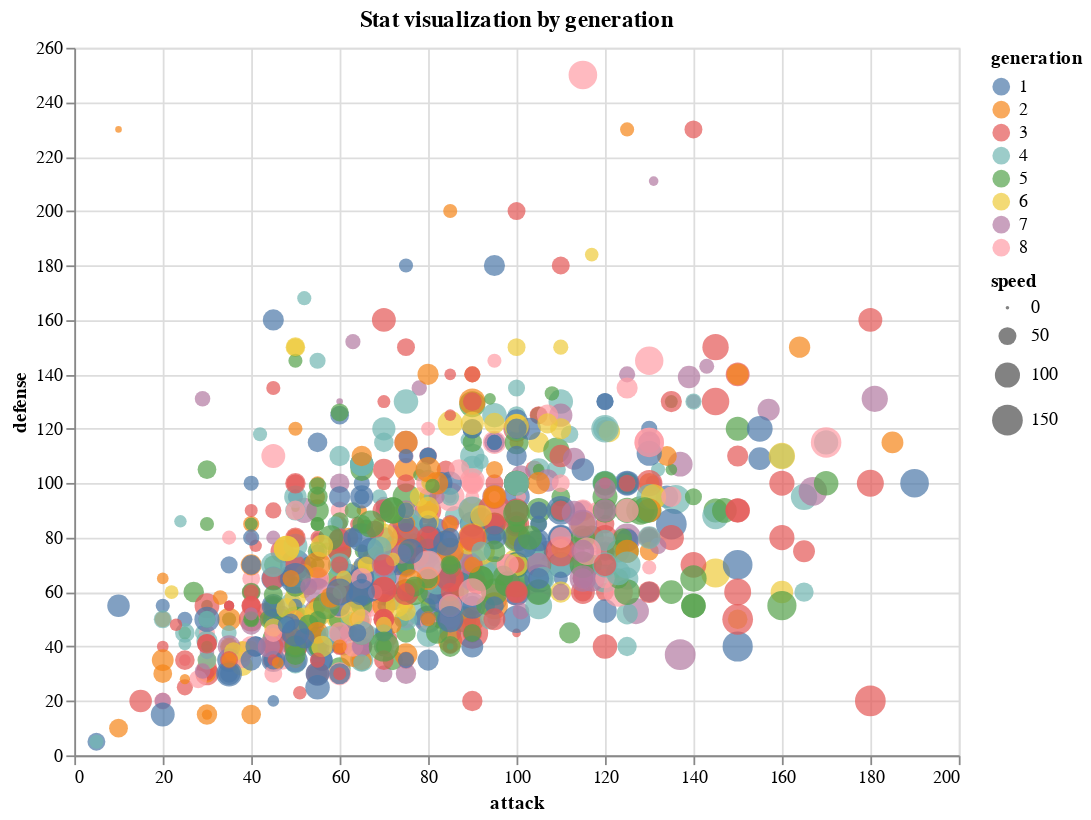

Here is the notebook cell this chart was saved with:
### Markdown cell above
## 3a. Bubble Chart

### Code cell
bubble_resample = df.sample(frac=1).reset_index(drop=True)
stat_bubble = alt.Chart(bubble_resample).mark_circle().encode(
    x='attack:Q',
    y='defense:Q',
    size='speed:Q',
    color=alt.Color('generation:N')
).properties(
    width=500,
    height=400,
    title='Stat visualization by generation'
).interactive()

stat_bubble

### Figure 1 — Vega-Lite specification as saved in the notebook (floating-point values rounded to 4 significant figures; data arrays with more than 128 entries replaced by an {"elided": "..."} marker saying what was removed)
{"config": {"view": {"continuousWidth": 400, "continuousHeight": 300}}, "data": {"name": "data-0ac74f6f5e103f13d38e82511c60f9db"}, "mark": "circle", "encoding": {"color": {"type": "nominal", "field": "generation"}, "size": {"type": "quantitative", "field": "speed"}, "x": {"type": "quantitative", "field": "attack"}, "y": {"type": "quantitative", "field": "defense"}}, "height": 400, "selection": {"selector002": {"type": "interval", "bind": "scales", "encodings": ["x", "y"]}}, "title": "Stat visualization by generation", "width": 500, "$schema": "https://vega.github.io/schema/vega-lite/v4.8.1.json", "datasets": {"data-0ac74f6f5e103f13d38e82511c60f9db": {"elided": "1028 records"}}}
